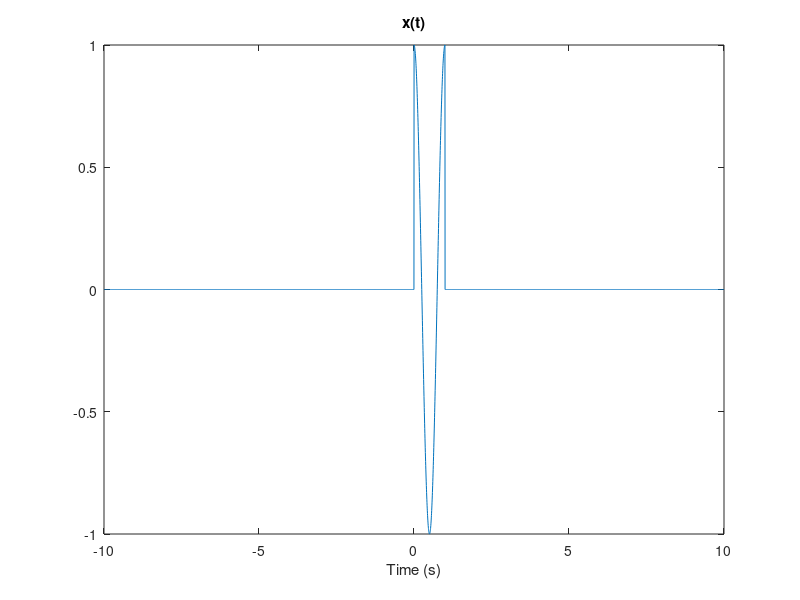
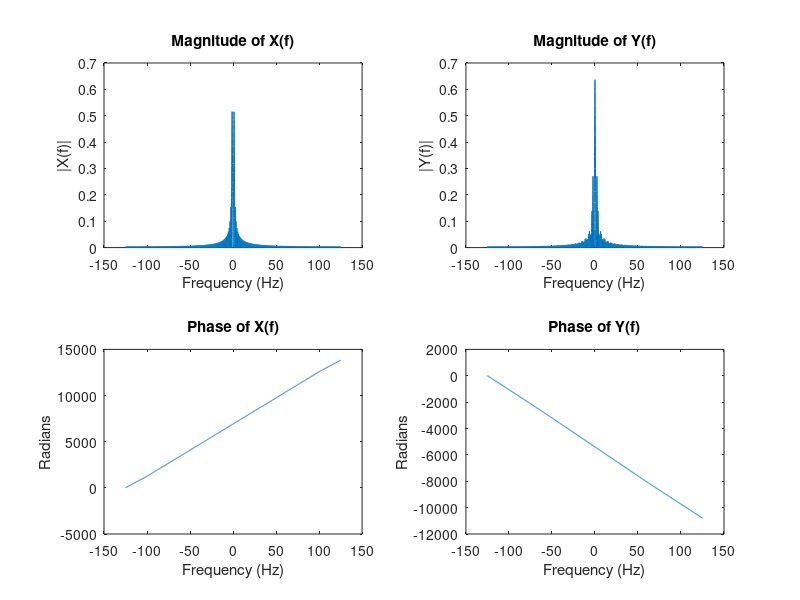
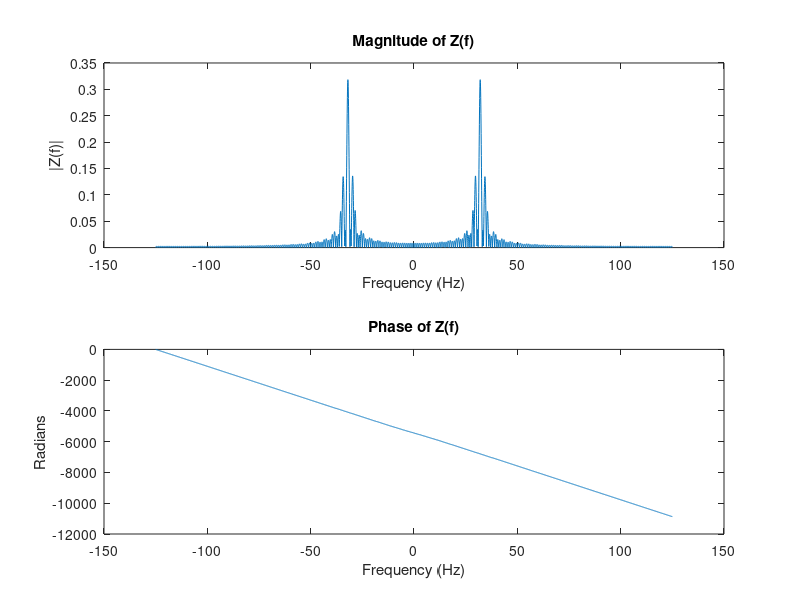
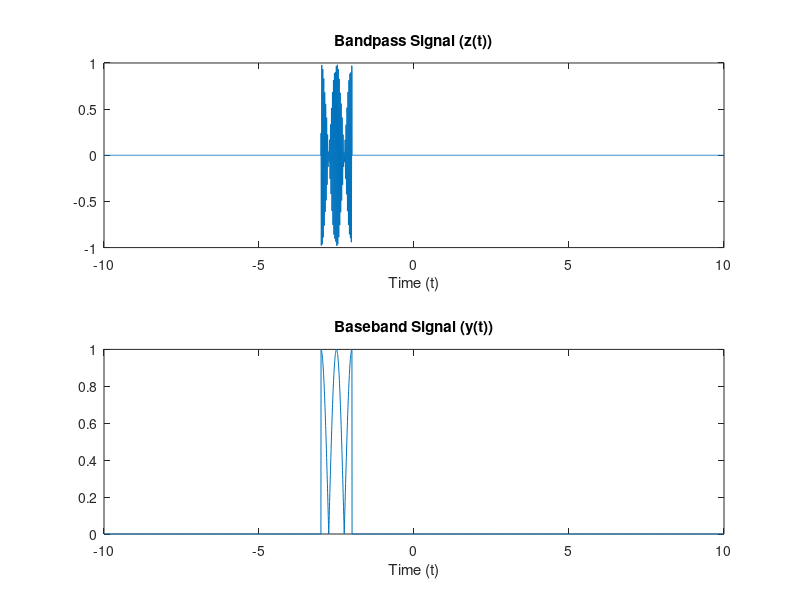

Write the MATLAB code that produced these figures, in order. (Note: this script raises an error after producing the figures.)
%% ECE300: Communication Theory HW 1
%% Question 6

% Author: Daniel Kim
% Professor: Brian L. Frost
% 9/8/20
clear; close all; clc;
N = 5000;% #samples
T = 20; % sec
fs = N/T;
t = linspace(-10,10,N);
rect = [zeros(1,floor(N/2)),ones(1,fs),zeros(1,floor(N/2)-fs)];
cosine = cos(2*pi*1*t);
x = rect.*cosine;
figure;
plot(t,x)
xlabel("Time (s)")
title("x(t)")
ylim([-1,1])
%%
% Pass x(t) into y
y = abs(circshift(x,-3*fs));
%%
% Take the FFT
X = fft(x);
Y = fft(y);
%%
% Shift and Scale
Xs = fftshift(X/fs);
Ys = fftshift(Y/fs);
%%
% Change the x axis to f
wd = linspace(-pi,pi,N);
	
f = wd*fs/(2*pi);
%%
% Plot
figure;
subplot(2,2,1);
plot(f,abs(Xs));
title("Magnitude of X(f)")
xlabel("Frequency (Hz)")
ylabel("|X(f)|")

subplot(2,2 ,2);
plot(f,abs(Ys));    
title("Magnitude of Y(f)")
xlabel("Frequency (Hz)")
ylabel("|Y(f)|")

subplot(2,2,3);
plot(f,unwrap(angle(Xs)));
title("Phase of X(f)")
xlabel("Frequency (Hz)")
ylabel("Radians")
subplot(2,2,4);
plot(f,unwrap(angle(Ys)));
title("Phase of Y(f)")
xlabel("Frequency (Hz)")
ylabel("Radians")
%%
% Get the norms of x and X
norm_time = (sum(abs(x).^2))*(T/N);
norm_freq = (sum(abs(Xs).^2))*(fs/N);
disp(['norm_time: ',num2str(norm_time)])
disp(['norm_freq: ',num2str(norm_freq)])
%%
% Both norms are ~.5, as expected. If the x axis was omega instead of f,
% there would be a scaling factor of 1/2pi
%% Question 7
% Create z, fft, shift and scale
z = y.*cos(64*pi*t+(pi/3));
Z = fft(z);
Zs = (fftshift(Z)/fs);
%%
% Plot
figure;
subplot(2,1,1);
plot(f,abs(Zs));
title("Magnitude of Z(f)")
xlabel("Frequency (Hz)")
ylabel("|Z(f)|")
subplot(2,1,2);
plot(f,unwrap(angle(Zs)));
title("Phase of Z(f)")
xlabel("Frequency (Hz)")
ylabel("Radians")
%%
% The amplitude of Z(f) has 2 peaks at 32 Hz and -32 Hz whereas Y(f)
% had one peak. The peak value of the Y(f) plot is about twice as 
% large as the peak value in Z(f). The phase plots look relatively
% unchanged.

figure;
subplot(2,1,1);
plot(t,z);
title("Bandpass Signal (z(t))")
xlabel("Time (t)")
subplot(2,1,2);
plot(t,y);
title("Baseband Signal (y(t))")
xlabel("Time (t)")
%%
% Plot x,y,z
figure;
subplot (3,1,1);
plot(t,x)
title("x(t)")
subplot (3,1,2);
plot(t,y)
title("y(t)")
subplot (3,1,3);
plot(t,z)
title("z(t)")

%% Question 8
% Hilbert Transform
figure;
[hx,Hx] = HilbertTransform(x,f);
subplot(3,2,1);
plot(t,abs(hx));
title("hx(t)")
xlabel("Time (t)")
subplot(3,2,2);
plot(t,abs(Hx));
title("Hx(f)")
xlabel("Frequency (Hz)")
ylabel("Radians")

[hy,Hy] = HilbertTransform(y,f);
subplot(3,2,3);
plot(t,abs(hy));
title("hy(t)")
xlabel("Time (t)")
subplot(3,2,4);
plot(t,abs(Hy));
title("Hy(f)")
xlabel("Frequency (Hz)")
ylabel("Radians")

[hz,Hz] = HilbertTransform(z,f);
subplot(3,2,5);
plot(t,abs(hz));
title("hz(t)")
xlabel("Time (t)")
subplot(3,2,6);
plot(t,abs(Hz)); % wasn't sure if i should plot abs or real
title("Hz(f)")
xlabel("Frequency (Hz)")
ylabel("Radians")
%% Question 9
%%
% Show Orthogonality (take inner product and show it equals 0)
a = abs(dot(x,hx))*(T/N);
b = abs(dot(y,hy))*(T/N);
c = abs(dot(z,hz))*(T/N);
d = abs(dot(X,conj(Hx))*(fs/N));
e = abs(dot(Y,conj(Hy))*(fs/N));
g = abs(dot(Z,conj(Hz))*(fs/N));
disp(['a: ',num2str(a)])
disp(['b: ',num2str(b)])
disp(['c: ',num2str(c)])
disp(['d: ',num2str(d)])
disp(['e: ',num2str(e)])
disp(['g: ',num2str(g)])
%%
% All of the inner products of the signal and their hilbert transforms 
% are approximately 0, indicating that they are orthogonal.